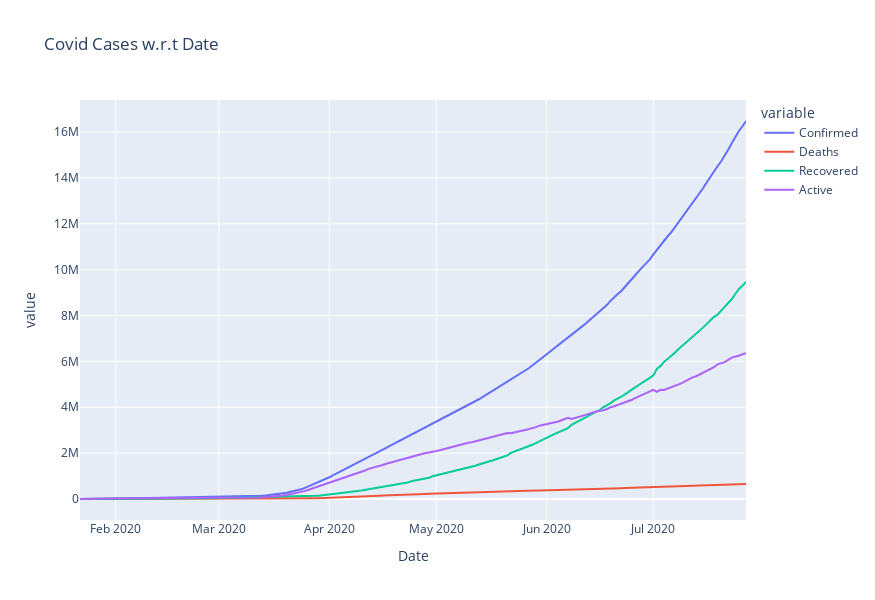

Notebook cell for this chart:
### Code cell
px.line(data_frame=day_wise, 
        x = 'Date', 
        y = ['Confirmed', 'Deaths', 'Recovered', 'Active'],
        title = 'Covid Cases w.r.t Date',
        width=875, height=600)

### Figure 1 — Plotly figure (JSON) as saved in the notebook; plotly's stock layout.template omitted (floating-point values rounded to 4 significant figures; data arrays with more than 128 entries replaced by an {"elided": "..."} marker saying what was removed)
{"data": [{"hovertemplate": "variable=Confirmed<br>Date=%{x}<br>value=%{y}<extra></extra>", "legendgroup": "Confirmed", "line": {"color": "#636efa", "dash": "solid"}, "marker": {"symbol": "circle"}, "mode": "lines", "name": "Confirmed", "orientation": "v", "showlegend": true, "type": "scatter", "x": {"elided": "188 str values"}, "xaxis": "x", "y": {"elided": "188 int values"}, "yaxis": "y"}, {"hovertemplate": "variable=Deaths<br>Date=%{x}<br>value=%{y}<extra></extra>", "legendgroup": "Deaths", "line": {"color": "#EF553B", "dash": "solid"}, "marker": {"symbol": "circle"}, "mode": "lines", "name": "Deaths", "orientation": "v", "showlegend": true, "type": "scatter", "x": {"elided": "188 str values"}, "xaxis": "x", "y": {"elided": "188 int values"}, "yaxis": "y"}, {"hovertemplate": "variable=Recovered<br>Date=%{x}<br>value=%{y}<extra></extra>", "legendgroup": "Recovered", "line": {"color": "#00cc96", "dash": "solid"}, "marker": {"symbol": "circle"}, "mode": "lines", "name": "Recovered", "orientation": "v", "showlegend": true, "type": "scatter", "x": {"elided": "188 str values"}, "xaxis": "x", "y": {"elided": "188 int values"}, "yaxis": "y"}, {"hovertemplate": "variable=Active<br>Date=%{x}<br>value=%{y}<extra></extra>", "legendgroup": "Active", "line": {"color": "#ab63fa", "dash": "solid"}, "marker": {"symbol": "circle"}, "mode": "lines", "name": "Active", "orientation": "v", "showlegend": true, "type": "scatter", "x": {"elided": "188 str values"}, "xaxis": "x", "y": {"elided": "188 int values"}, "yaxis": "y"}], "layout": {"height": 600, "legend": {"title": {"text": "variable"}, "tracegroupgap": 0}, "title": {"text": "Covid Cases w.r.t Date"}, "width": 875, "xaxis": {"anchor": "y", "autorange": true, "domain": [0, 1], "range": ["2020-01-22", "2020-07-27"], "title": {"text": "Date"}, "type": "date"}, "yaxis": {"anchor": "x", "autorange": true, "domain": [0, 1], "range": [-915600.0, 17400000.0], "title": {"text": "value"}, "type": "linear"}}}
